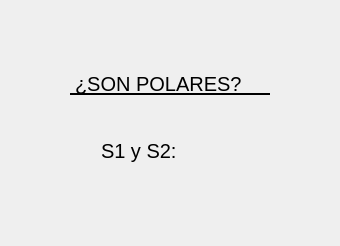
                <widget class="QWidget" name="tab_19">
                 <attribute name="title">
                  <string>Polaridad</string>
                 </attribute>
                 <layout class="QGridLayout" name="gridLayout_14">
                  <item row="0" column="0">
                   <widget class="QFrame" name="frame_26">
                    <property name="styleSheet">
                     <string notr="true">QFrame{
border: none
}</string>
                    </property>
                    <property name="frameShape">
                     <enum>QFrame::StyledPanel</enum>
                    </property>
                    <property name="frameShadow">
                     <enum>QFrame::Raised</enum>
                    </property>
                    <layout class="QGridLayout" name="gridLayout_12">
                     <item row="3" column="0">
                      <spacer name="verticalSpacer_7">
                       <property name="orientation">
                        <enum>Qt::Vertical</enum>
                       </property>
                       <property name="sizeHint" stdset="0">
                        <size>
                         <width>20</width>
                         <height>40</height>
                        </size>
                       </property>
                      </spacer>
                     </item>
                     <item row="1" column="0">
                      <widget class="QFrame" name="frame_8">
                       <property name="minimumSize">
                        <size>
                         <width>300</width>
                         <height>50</height>
                        </size>
                       </property>
                       <property name="maximumSize">
                        <size>
                         <width>300</width>
                         <height>50</height>
                        </size>
                       </property>
                       <property name="frameShape">
                        <enum>QFrame::StyledPanel</enum>
                       </property>
                       <property name="frameShadow">
                        <enum>QFrame::Raised</enum>
                       </property>
                       <layout class="QGridLayout" name="gridLayout_21">
                        <item row="0" column="0">
                         <spacer name="horizontalSpacer_7">
                          <property name="orientation">
                           <enum>Qt::Horizontal</enum>
                          </property>
                          <property name="sizeHint" stdset="0">
                           <size>
                            <width>40</width>
                            <height>20</height>
                           </size>
                          </property>
                         </spacer>
                        </item>
                        <item row="0" column="1">
                         <widget class="QLabel" name="label_37">
                          <property name="minimumSize">
                           <size>
                            <width>200</width>
                            <height>20</height>
                           </size>
                          </property>
                          <property name="maximumSize">
                           <size>
                            <width>200</width>
                            <height>20</height>
                           </size>
                          </property>
                          <property name="styleSheet">
                           <string notr="true">QLabel{
qproperty-alignment: AlignCenter;
font-size: 20px;
border: none;
border-bottom: 2px solid black;
}</string>
                          </property>
                          <property name="text">
                           <string>¿SON POLARES?</string>
                          </property>
                         </widget>
                        </item>
                        <item row="0" column="2">
                         <spacer name="horizontalSpacer_8">
                          <property name="orientation">
                           <enum>Qt::Horizontal</enum>
                          </property>
                          <property name="sizeHint" stdset="0">
                           <size>
                            <width>40</width>
                            <height>20</height>
                           </size>
                          </property>
                         </spacer>
                        </item>
                       </layout>
                      </widget>
                     </item>
                     <item row="2" column="0">
                      <widget class="QFrame" name="frame_10">
                       <property name="minimumSize">
                        <size>
                         <width>300</width>
                         <height>70</height>
                        </size>
                       </property>
                       <property name="maximumSize">
                        <size>
                         <width>300</width>
                         <height>70</height>
                        </size>
                       </property>
                       <property name="frameShape">
                        <enum>QFrame::StyledPanel</enum>
                       </property>
                       <property name="frameShadow">
                        <enum>QFrame::Raised</enum>
                       </property>
                       <layout class="QGridLayout" name="gridLayout_22">
                        <item row="0" column="0">
                         <spacer name="horizontalSpacer_20">
                          <property name="orientation">
                           <enum>Qt::Horizontal</enum>
                          </property>
                          <property name="sizeHint" stdset="0">
                           <size>
                            <width>40</width>
                            <height>20</height>
                           </size>
                          </property>
                         </spacer>
                        </item>
                        <item row="0" column="2">
                         <widget class="QFrame" name="frame_15">
                          <property name="minimumSize">
                           <size>
                            <width>50</width>
                            <height>50</height>
                           </size>
                          </property>
                          <property name="maximumSize">
                           <size>
                            <width>50</width>
                            <height>50</height>
                           </size>
                          </property>
                          <property name="frameShape">
                           <enum>QFrame::StyledPanel</enum>
                          </property>
                          <property name="frameShadow">
                           <enum>QFrame::Raised</enum>
                          </property>
                          <layout class="QHBoxLayout" name="horizontalLayout_5">
                           <property name="spacing">
                            <number>0</number>
                           </property>
                           <property name="leftMargin">
                            <number>0</number>
                           </property>
                           <property name="topMargin">
                            <number>0</number>
                           </property>
                           <property name="rightMargin">
                            <number>0</number>
                           </property>
                           <property name="bottomMargin">
                            <number>0</number>
                           </property>
                           <item>
                            <widget class="QLabel" name="O12_2">
                             <property name="minimumSize">
                              <size>
                               <width>40</width>
                               <height>40</height>
                              </size>
                             </property>
                             <property name="maximumSize">
                              <size>
                               <width>40</width>
                               <height>40</height>
                              </size>
                             </property>
                             <property name="styleSheet">
                              <string notr="true">QLabel{
border: none;
}</string>
                             </property>
                             <property name="text">
                              <string/>
                             </property>
                             <property name="pixmap">
                              <pixmap>../GUI Tesis/Empty.png</pixmap>
                             </property>
                             <property name="scaledContents">
                              <bool>true</bool>
                             </property>
                            </widget>
                           </item>
                          </layout>
                         </widget>
                        </item>
                        <item row="0" column="1">
                         <widget class="QFrame" name="frame_22">
                          <property name="minimumSize">
                           <size>
                            <width>100</width>
                            <height>50</height>
                           </size>
                          </property>
                          <property name="maximumSize">
                           <size>
                            <width>100</width>
                            <height>50</height>
                           </size>
                          </property>
                          <property name="frameShape">
                           <enum>QFrame::StyledPanel</enum>
                          </property>
                          <property name="frameShadow">
                           <enum>QFrame::Raised</enum>
                          </property>
                          <layout class="QGridLayout" name="gridLayout_13">
                           <item row="0" column="0">
                            <widget class="QLabel" name="label_30">
                             <property name="minimumSize">
                              <size>
                               <width>90</width>
                               <height>30</height>
                              </size>
                             </property>
                             <property name="maximumSize">
                              <size>
                               <width>100</width>
                               <height>50</height>
                              </size>
                             </property>
                             <property name="styleSheet">
                              <string notr="true">QLabel{
qproperty-alignment: AlignRight;
font-size: 20px;
border: none;
}</string>
                             </property>
                             <property name="text">
                              <string>S1 y S2:</string>
                             </property>
                            </widget>
                           </item>
                          </layout>
                         </widget>
                        </item>
                        <item row="0" column="3">
                         <spacer name="horizontalSpacer_21">
                          <property name="orientation">
                           <enum>Qt::Horizontal</enum>
                          </property>
                          <property name="sizeHint" stdset="0">
                           <size>
                            <width>40</width>
                            <height>20</height>
                           </size>
                          </property>
                         </spacer>
                        </item>
                       </layout>
                      </widget>
                     </item>
                     <item row="0" column="0">
                      <spacer name="verticalSpacer_8">
                       <property name="orientation">
                        <enum>Qt::Vertical</enum>
                       </property>
                       <property name="sizeHint" stdset="0">
                        <size>
                         <width>20</width>
                         <height>40</height>
                        </size>
                       </property>
                      </spacer>
                     </item>
                    </layout>
                   </widget>
                  </item>
                 </layout>
                </widget>
